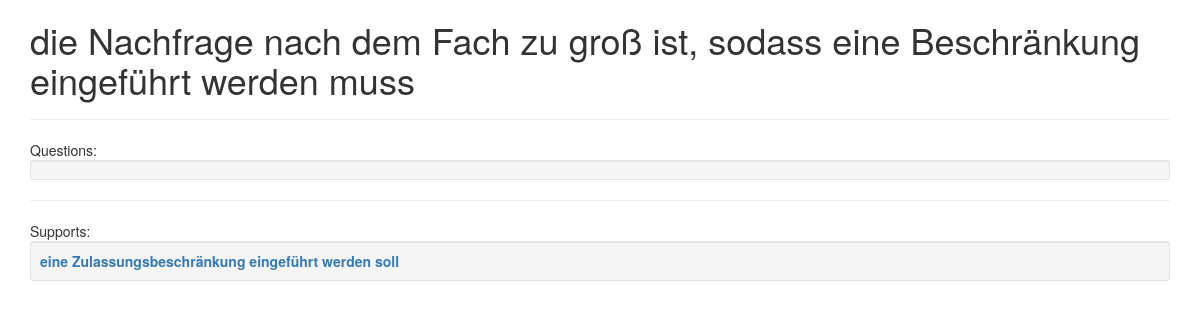
The app's page /w/premise/1/ with its own data.
### wiki/models.py (models this page shows, shortened)
class PremiseGroup(models.Model):
    id = models.IntegerField(primary_key=True)
    information = models.ManyToManyField('Information')
    positive_inference = models.IntegerField(null=True)
    negative_inference = models.IntegerField(null=True)
    ratio_inference = models.FloatField(null=True)
    premise_group_acceptance = models.FloatField(null=True)
    def __str__(self):
        return ', '.join([premise.__str__() for premise in self.premise_set.all()])

class Premise(models.Model):
    id = models.IntegerField(primary_key=True)
    premiseGroup = models.ForeignKey(PremiseGroup, on_delete=models.CASCADE)
    statement = models.ForeignKey(Statement, on_delete=models.CASCADE)
    def __str__(self):
        return self.statement.__str__()

class Statement(models.Model):
    id = models.IntegerField(primary_key=True)
    isPosition = models.BooleanField()
    lang = models.TextField()
    new_calculation = models.IntegerField(default=0)
    statement_text = models.TextField(null=True)
    acceptance = models.FloatField(null=True)
    def __str__(self):
        return self.statement_text

class Argument(models.Model):
    id = models.IntegerField(primary_key=True)
    text = models.TextField(null=True)
    upVotes = models.IntegerField()
    context_assessment = models.BooleanField()
    downVotes = models.IntegerField()
    lang = models.TextField()
    isSupportive = models.BooleanField()
    date = models.DateTimeField()
    under_position = models.ManyToManyField(Position)
    keywords = models.ManyToManyField('Keyword')
    concepts = models.ManyToManyField('Concept')
    categories = models.ManyToManyField('Category')
    information = models.ManyToManyField('Information')
    emotion = models.ForeignKey('Emotion', on_delete=models.CASCADE, null=True)
    attacked_argument = models.ForeignKey('Argument',
                                          on_delete=models.CASCADE,
                                          related_name='attackedargument',
                                          null=True)
    conclusion = models.ForeignKey('Conclusion',
                                   on_delete=models.CASCADE,
                                   null=True)
    premise_group = models.ForeignKey('PremiseGroup', on_delete=models.CASCADE)
    type = models.TextField(null=True)
    type_text = models.TextField(null=True)
    argument_acceptance = models.FloatField(null=True)
    conclusion_acceptability = models.FloatField(null=True)
    f_r_ease = models.IntegerField(null=True)
    ari = models.IntegerField(null=True)
    sound = models.FilePathField(null=True)
    sentiment_accuracy = models.FloatField(null=True)
    def conclusion_acceptability(self):
        self.premise_group.premise_acceptance()
        return self.premise_group.premise_group_acceptance * self.conditional_acceptability()

class Conclusion(models.Model):
    id = models.IntegerField(primary_key=True)
    rebuts = models.IntegerField()
    supports = models.IntegerField()
    undercuts = models.IntegerField()
    statement = models.ForeignKey(Statement, on_delete=models.CASCADE)
    information = models.ManyToManyField('Information')
    inference_score = models.FloatField(null=True)
    conclusion_acceptability = models.FloatField(null=True)
    def __str__(self):
        return self.statement.__str__()

### wiki/views.py (the view)
# urls.py: path('premise/<int:pk>/', views.DetailViewPremises.as_view(), name='premises'),
class DetailViewPremises(DetailView):
    model = PremiseGroup
    template_name = 'wiki/detailPremises.html'

### wiki/templates/wiki/detailPremises.html (shortened to what this page needs)
<head><!DOCTYPE html>
<html lang="en">
<head>
    <link rel="stylesheet" href="https://maxcdn.bootstrapcdn.com/bootstrap/3.4.0/css/bootstrap.min.css">
</head>
<body>
    <div class="container">
        <h1>{{premisegroup}}</h1>
        <dl>
        <p><hr>
            <dd>Questions: </dd>
            <div  class="well well-sm">
            </div>
        <p><hr>
            <dd>Supports: </dd>
            <div  class="well well-sm">
            {% for argument in premisegroup.argument_set.all %}
                {% if argument.isSupportive %}
                <dt><a href="{% url 'wiki:argument' argument.id %}" class="text-secondary">{{argument.conclusion}}</a></dt>
                {% endif %}
            {% endfor %}
            </div>
        </dl>
    </div>
  </body>
</html>

### records on screen
PremiseGroup: id.statement_text "die Nachfrage nach dem Fach zu groß ist, sodass eine Beschränkung eingeführt werden muss"
Argument: conclusion "eine Zulassungsbeschränkung eingeführt werden soll"
